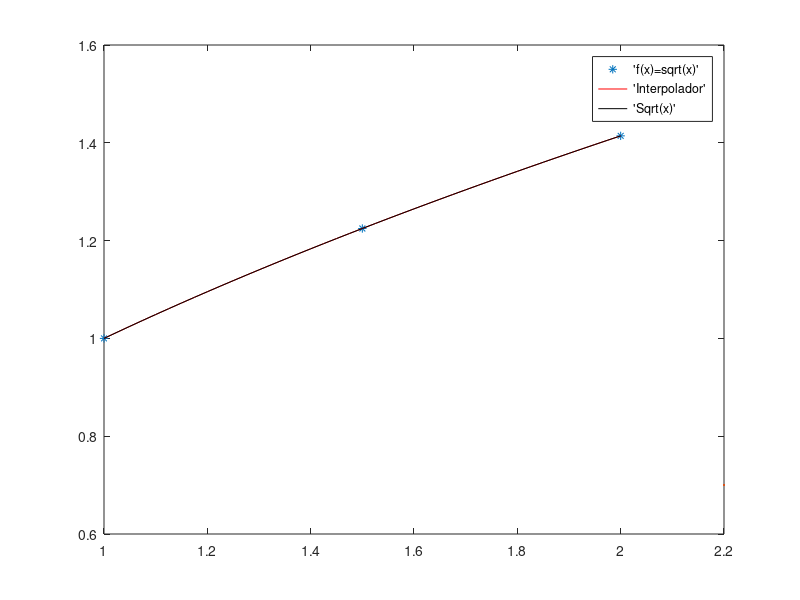

Here is the MATLAB script that generated this plot:
clc;
clear;
format long;

a = 1;
b = 2;
n = 2; %Número de subdivisões do intervalo [a,b] que é o grau do polinômio
h = (b-a)/n;
x = a : h : b;
y = sqrt(x);
np = n*20;
hp = (b-a)/np;
xp = a: hp: b;

for i=1 : length(xp)
    iter = 0;
    limite = 100;
    ypi = 1;
    dif = 1;
    tolerancia = 1e-4;
    while dif > tolerancia && iter < limite
        iter = iter+1
        %Newton raphson
        yp(i) = 1/2*(ypi + (xp(i)/ypi))
        dif = abs(yp(i) - ypi);
        ypi =yp(i);
    end
end


valorExato = sqrt(xp);
erro = abs(yp - valorExato);
erromax = max(erro)

plot(x,y,"*;'f(x)=sqrt(x)';",xp, yp, "r;'Interpolador';",xp ,valorExato, "k;'Sqrt(x)';", 2.2,0.7)
%plot(xp,yp,"r;'Interpolador';", 2.2, 0.7)
%plot(xp, erro, "k;'Erro';")
